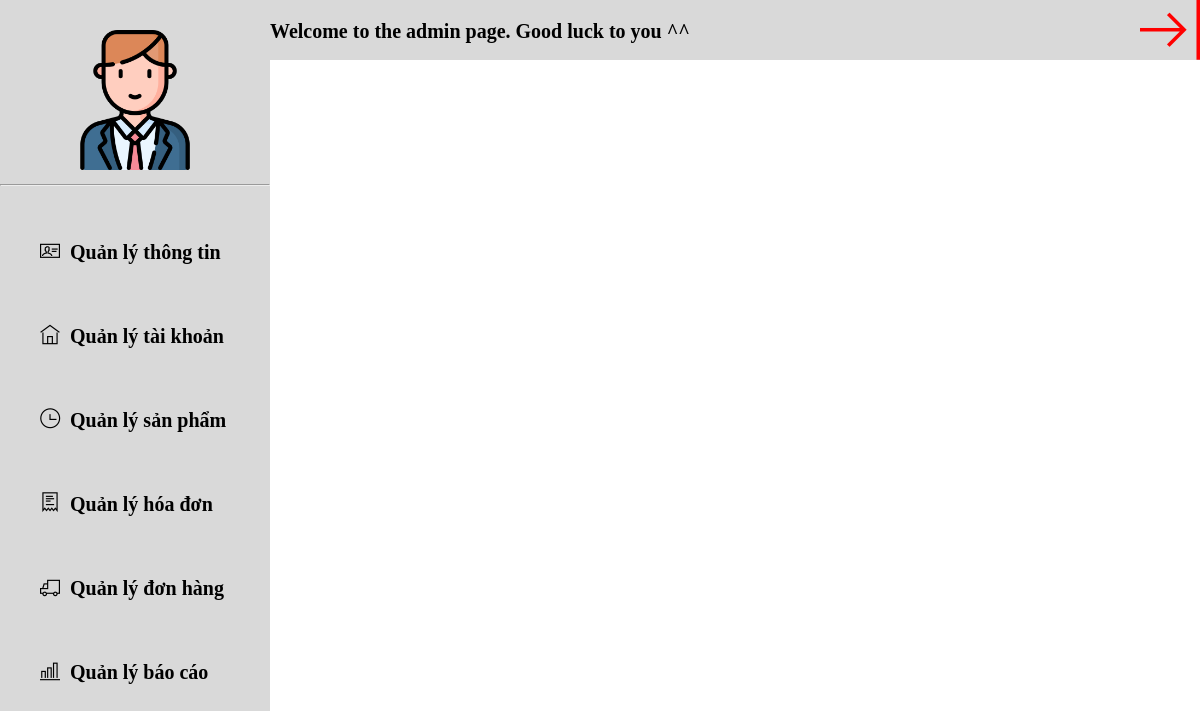
Page / (signed in) on the committed database.
### tables this page shows
CREATE TABLE `role_action` (
  `id_role` int(11) NOT NULL,
  `id_action` int(11) NOT NULL
);

CREATE TABLE `action` (
  `id_action` int(11) NOT NULL,
  `name` varchar(50) NOT NULL,
  `code` varchar(25) NOT NULL,
  `icon` varchar(50) NOT NULL
);

### db/connect.php (called while the page is built, shortened)
<?php
class Database {
    private $host = "localhost";
    private $username = "root";
    private $password = "";
    private $database = "watch_store";
    public $conn;
    public function __construct() {
      $this->conn = new mysqli($this->host, $this->username, $this->password, $this->database);
    }
    public function query($sql) {
      return $this->conn->query($sql);
    }
  }
?>

### Trangchuql.php (the view, shortened to what this page needs)
<div id="trangchuql" class="sidebar">
    <div class="header">
        <p class="chaomung">Welcome to the admin page. Good luck to you ^^</p>
        <a class="a" id="back-button" type="button"><i class="logout1 ti-shift-right"></i></a>
    </div>
    <div class="sidebar-user">
        <img class="anh-user" src="./assets./css./Image./user1.png" alt="" width="140px">
        <hr>
    </div>
    <div class="sidebar-menu">
        <ul class="menu">
            <?php
    $role_id = $_COOKIE['role_id'];
    $sql = ("SELECT * FROM role_action as ra JOIN action as a on ra.id_action = a.id_action WHERE id_role = $role_id;");
    $result = $db->query($sql);
                while($rows = mysqli_fetch_array($result)){
                    ?>
            <a class="a" href="Index.php?id=<?php echo $rows['code'];?>">
                <li><i class="<?php echo $rows['icon'];?>"></i>Quản lý <?php echo $rows['name'];?></li>
            </a>
            <?php } ?>
        </ul>
    </div>
</div>

### assets/css/StyleGiaodien.css (style rules this page uses)
.sidebar { position: fixed; top: 0; bottom: 0; left: 0; width: 270px; background-color: #d9d9d9; z-index: 10; }
.header { display: block; position: fixed; right: 0; left: 270px; top: 0; height: 60px; background-color: #d9d9d9; }
.sidebar-user { display: block; padding-top: 30px; padding-bottom: 10px; text-align: center; }
.menu { padding-right: 30px; padding-left: 30px; }
.icon { display: inline-block; padding-right: 10px; }
.logout1 { float: right; font-size: 60px; color: red; }
.chaomung, .qlNhanvien, .qlKhachhang, .qlBaocao, .qlDonhang { display: inline-block; font-weight: bold; font-size: 20px; text-align: center; }
.menu a { font-size: 20px; font-weight: bold; color: black; text-decoration: none; list-style: none; display: block; padding: 20px 10px; margin-bottom: 20px; border-radius: 10px; }

### rows in the picture
role_action: id_action.name "thông tin"
role_action: id_action.name "tài khoản"
role_action: id_action.name "sản phẩm"
role_action: id_action.name "hóa đơn"
role_action: id_action.name "đơn hàng"
role_action: id_action.name "báo cáo"
